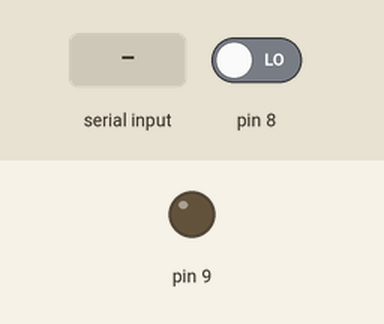
Simulated run of this sketch. Board: Arduino Uno, built with avr-gcc and run on an emulated ATmega328P. Parts: output pins drawn as LEDs (lit = HIGH). Inputs (shaded band) come from the test bench; at power-on: pin 8 LOW.

Above: at 1.2 s.
1.3 s: "H" received over Serial
At 1.6 s:
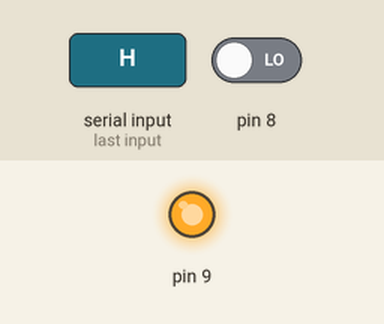
4.3 s: "L" received over Serial
At 5.1 s:
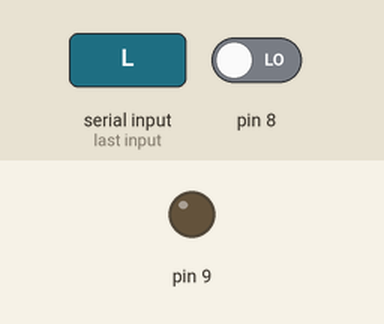
Timing chart, 0 to 7.3 s (numbered marks = the images above; inputs shaded):
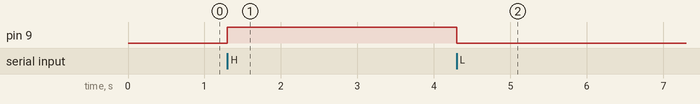

Measured:
- after the input at 1.3 s, pin 9: LOW → HIGH at once
- after the input at 4.3 s, pin 9: HIGH → LOW at once

The sketch:

serial.ino
```cpp
// (licence header left out)
int prv, btn, sw;

void setup(){
  Serial.begin(9600);
  pinMode(8, INPUT);
  pinMode(9, OUTPUT);
  prv = LOW;
}

void loop(){

  if (Serial.available() > 0){
    sw = Serial.read();
    if(sw == 72)                      // 72 = 'H' (HIGH)
      digitalWrite(9, HIGH);
    if(sw == 76)                      // 76 = 'L' (LOW)
      digitalWrite(9, LOW);
  }

  btn = digitalRead(8);
  if(btn != prv){
    if(btn == HIGH)
      Serial.println("Down!");
    else
      Serial.println("Up!");
    prv = btn;
    delay(50);
  }
}
```
